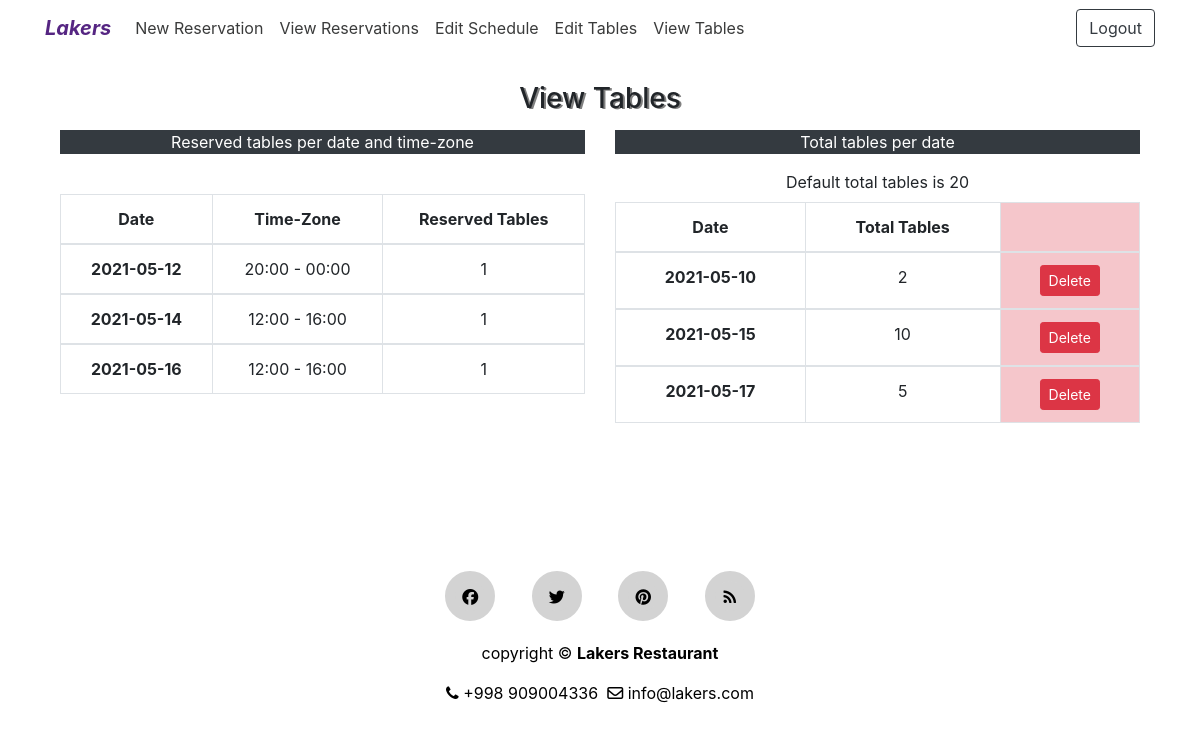
Page /view_tables.php (signed in) on the committed database.
### tables this page shows
CREATE TABLE `tables` (
  `tables_id` int(11) NOT NULL,
  `t_date` date NOT NULL,
  `t_tables` int(11) NOT NULL
);

### includes/view.tables.inc.php (the view, shortened to what this page needs)
<?php
if(isset($_SESSION['user_id'])){
    require 'includes/dbh.inc.php';
    $role = $_SESSION['role'];
    if($role==2){
    $sql = "SELECT SUM(num_tables), rdate, time_zone FROM reservation GROUP BY rdate, time_zone";
    $result = $conn->query($sql);
    if ($result->num_rows > 0) {
        echo
        '   <div class="container">
            <div class="row">
            <div class="col-sm text-center">
            <p class="text-white bg-dark text-center">Reserved tables per date and time-zone</p><br>
            <table class="table table-hover table-bordered table-responsive-sm text-center">
                <thead>
                    <tr>
                        <th scope="col">Date</th>
                        <th scope="col">Time-Zone</th>
                        <th scope="col">Reserved Tables</th>
                    </tr>
                </thead> ';
        while($row = $result->fetch_assoc()) {
        echo"
                <tbody>
                    <tr>
                      <th scope='row'>".$row["rdate"]."</th>
                      <td>".$row["time_zone"]."</td>
                      <td>".$row["SUM(num_tables)"]."</td>
                    </tr>
              </tbody>";
        }
        echo "</table>";
       }
    else {    echo "<p class='text-center'>List is empty!<p>"; }
       echo'</div>';
    $sql = "SELECT * FROM tables ORDER BY t_date";
    $result = $conn->query($sql);
    if ($result->num_rows > 0) {
        echo'
         <div class="col-sm text-center">
         <p class="text-white bg-dark text-center">Total tables per date</p>
         <label>Default total tables is 20</label><br>
        ';
        echo
        '
            <table class="table table-hover table-bordered table-responsive-sm text-center">
                <thead>
                    <tr>
                        <th scope="col">Date</th>
                        <th scope="col">Total Tables</th>
                        <th class="table-danger" scope="col"></th>
                    </tr>
                </thead> ';
        while($row = $result->fetch_assoc()) {
        echo"
                <tbody>
                    <tr>
                    <form action='includes/delete.php' method='POST'>
                    <input name='tables_id' type='hidden' value=".$row["tables_id"].">
                      <th scope='row'>".$row["t_date"]."</th>
                      <td>".$row["t_tables"]."</td>
                      <td class='table-danger'><button type='submit' name='delete-table' class='btn btn-danger btn-sm'>Delete</button></td>
                          </form>
                    </tr>
              </tbody>";
        }
        echo "</table>";
    }
    else {    echo "<p class='text-center'>List is empty!<p>"; }
    echo '</div></div></div>';
    }
}

### css/style.css (style rules this page uses)
* { margin:0; padding:0; box-sizing: border-box; }
body { overflow-y: scroll; overflow-x: hidden; }
.row { margin: 15px; }

### rows in the picture
tables: t_date "2021-05-10", t_tables "2"
tables: t_date "2021-05-15", t_tables "10"
tables: t_date "2021-05-17", t_tables "5"

### other values in the picture
$row["rdate"] "2021-05-12"
$row["time_zone"] "20:00 - 00:00"
$row["SUM(num_tables)"] "1"
$row["rdate"] "2021-05-14"
$row["time_zone"] "12:00 - 16:00"
$row["rdate"] "2021-05-16"
